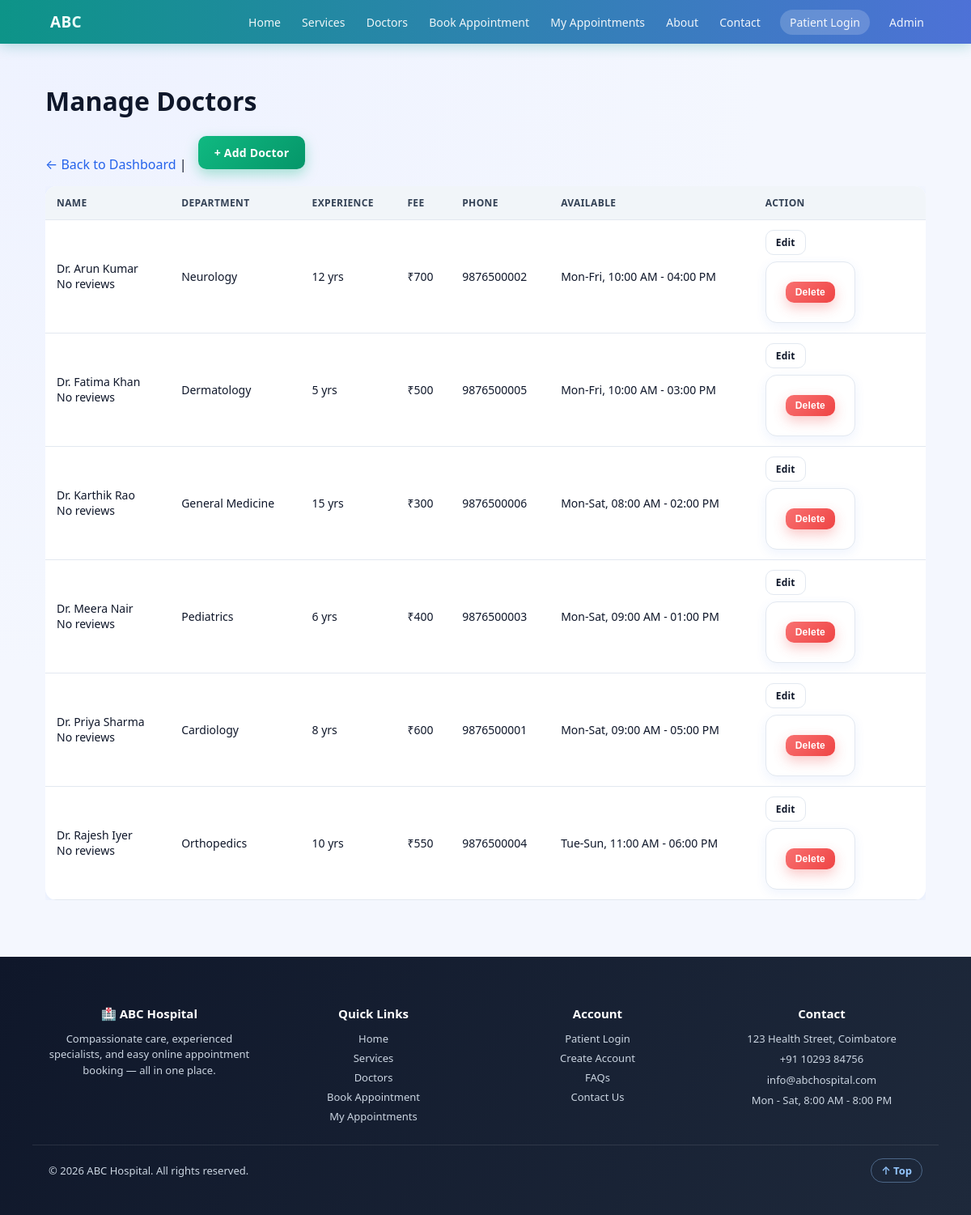
The page /admin/doctors.php (signed in) on the database its author committed.
### tables this page shows
CREATE TABLE doctors (
    doctor_id INTEGER PRIMARY KEY AUTOINCREMENT,
    name TEXT NOT NULL,
    department TEXT NOT NULL,
    qualification TEXT,
    experience INTEGER,
    phone TEXT,
    email TEXT,
    available_days TEXT,
    available_time TEXT
, bio TEXT, fee INTEGER);

### includes/functions.php (called while the page is built, shortened)
<?php
function doctorRating(PDO $pdo, int $doctorId): array
{
    $stmt = $pdo->prepare("SELECT COUNT(*) AS c, AVG(rating) AS a FROM reviews WHERE doctor_id = ? AND status = 'Approved'");
    $stmt->execute([$doctorId]);
    $row = $stmt->fetch(PDO::FETCH_ASSOC);
    $count = (int)($row['c'] ?? 0);
    $avg = $count > 0 ? round((float)$row['a'], 1) : 0.0;
    return ['count' => $count, 'avg' => $avg];
}

### admin/doctors.php (the view, shortened to what this page needs)
<?php
require __DIR__ . '/../database/connect.php';
$inSubfolder = true;
$doctors = $pdo->query('SELECT * FROM doctors ORDER BY name')->fetchAll(PDO::FETCH_ASSOC);
require __DIR__ . '/../includes/header.php';
?>
<h1>Manage Doctors</h1>
<p><a href="dashboard.php">&larr; Back to Dashboard</a> | <a href="add_doctor.php" class="btn btn-green" style="margin-left:10px;">+ Add Doctor</a></p>
<div class="table-wrap">
<table>
    <tr><th>Name</th><th>Department</th><th>Experience</th><th>Fee</th><th>Phone</th><th>Available</th><th>Action</th></tr>
    <?php foreach ($doctors as $d):
        $rating = doctorRating($pdo, (int)$d['doctor_id']);
    ?>
    <tr>
        <td><?php echo htmlspecialchars($d['name']); ?><br><span class="meta"><?php echo $rating['count'] > 0 ? $rating['avg'] . ' ★ (' . $rating['count'] . ')' : 'No reviews'; ?></span></td>
        <td><?php echo htmlspecialchars($d['department']); ?></td>
        <td><?php echo (int)$d['experience']; ?> yrs</td>
        <td>₹<?php echo (int)$d['fee']; ?></td>
        <td><?php echo htmlspecialchars($d['phone']); ?></td>
        <td><?php echo htmlspecialchars($d['available_days']); ?>, <?php echo htmlspecialchars($d['available_time']); ?></td>
        <td>
            <div class="action-group">
                <a href="edit_doctor.php?id=<?php echo (int)$d['doctor_id']; ?>" class="btn btn-outline btn-sm">Edit</a>
                <form method="POST" action="doctors.php" onsubmit="return confirm('Remove this doctor?');">
                    <button type="submit" class="btn btn-red btn-sm">Delete</button>
                </form>
            </div>
        </td>
    </tr>
    <?php endforeach; ?>
</table>
</div>
<?php require __DIR__ . '/../includes/footer.php'; ?>

### includes/header.php (shortened to what this page needs)
<?php
$base = isset($inSubfolder) && $inSubfolder ? '..' : '.';
$patientName = $_SESSION['patient_name'] ?? null;
?>
<!DOCTYPE html>
<html lang="en">
<head>
<link rel="stylesheet" href="<?php echo $base; ?>/css/style.css">
</head>
<body>
<header class="navbar" id="siteNavbar">
    <div class="nav-inner">
        <a class="logo" href="<?php echo $base; ?>/index.php">
            <span class="logo-text">ABC <span>Hospital</span></span>
        </a>
        <nav id="siteNav">
            <a href="<?php echo $base; ?>/index.php">Home</a>
            <a href="<?php echo $base; ?>/services.php">Services</a>
            <a href="<?php echo $base; ?>/doctors.php">Doctors</a>
            <a href="<?php echo $base; ?>/appointment.php">Book Appointment</a>
            <a href="<?php echo $base; ?>/patient/dashboard.php">My Appointments</a>
            <a href="<?php echo $base; ?>/about.php">About</a>
            <a href="<?php echo $base; ?>/contact.php">Contact</a>
            <?php if ($patientName): ?>
                <a href="<?php echo $base; ?>/patient/dashboard.php" class="nav-admin">Hi, <?php echo htmlspecialchars(explode(' ', $patientName)[0]); ?></a>
                <a href="<?php echo $base; ?>/patient/logout.php">Logout</a>
            <?php else: ?>
                <a href="<?php echo $base; ?>/patient/login.php" class="nav-admin">Patient Login</a>
            <?php endif; ?>
            <a href="<?php echo $base; ?>/admin/login.php">Admin</a>
        </nav>
    </div>
</header>
<main class="container">

### includes/footer.php (shortened to what this page needs)
</main>
<footer class="site-footer">
    <div class="footer-inner">
        <div class="footer-col">
            <h4>🏥 ABC Hospital</h4>
            <p>Compassionate care, experienced specialists, and easy online appointment booking — all in one place.</p>
        </div>
        <div class="footer-col">
            <h4>Quick Links</h4>
            <a href="<?php echo $base; ?>/index.php">Home</a>
            <a href="<?php echo $base; ?>/services.php">Services</a>
            <a href="<?php echo $base; ?>/doctors.php">Doctors</a>
            <a href="<?php echo $base; ?>/appointment.php">Book Appointment</a>
            <a href="<?php echo $base; ?>/patient/dashboard.php">My Appointments</a>
        </div>
        <div class="footer-col">
            <h4>Account</h4>
            <a href="<?php echo $base; ?>/patient/login.php">Patient Login</a>
            <a href="<?php echo $base; ?>/patient/register.php">Create Account</a>
            <a href="<?php echo $base; ?>/about.php#faq">FAQs</a>
            <a href="<?php echo $base; ?>/contact.php">Contact Us</a>
        </div>
        <div class="footer-col">
            <h4>Contact</h4>
            <p>123 Health Street, Coimbatore</p>
            <p>+91 10293 84756</p>
            <p>info@abchospital.com</p>
            <p>Mon - Sat, 8:00 AM - 8:00 PM</p>
        </div>
    </div>
    <div class="footer-bottom">
        <p>&copy; <?php echo date('Y'); ?> ABC Hospital. All rights reserved.</p>
        <a href="#" class="back-to-top" id="backToTop">↑ Top</a>
    </div>
</footer>
</body>
</html>

### css/style.css (style rules this page uses)
:root { --blue:#2563EB; --blue2:#3B82F6; --blue-dark:#1E3A8A; --green:#10B981; --green2:#059669; --red:#EF4444; --bg:#F4F7FE; --card:#FFFFFF; --border:#E2E8F0; --text:#0F172A; --muted:#64748B; --shadow:0 4px 14px rgba(37,99,235,0.08); --shadow-lg:0 12px 32px rgba(15,23,42,0.12); --radius:14px; }
* { box-sizing:border-box; }
html { scroll-behavior:smooth; }
body { margin:0;font-family:'Segoe UI',-apple-system,Roboto,Arial,sans-serif; background:radial-gradient(circle at 10% 0%, #EEF2FF 0%, var(--bg) 45%); color:var(--text);animation:pageFade .5s ease both; }
a { color:var(--blue);text-decoration:none;transition:color .2s ease; }
.container { max-width:1120px;margin:0 auto;padding:28px 16px 70px;min-height:70vh; }
.navbar { background:linear-gradient(270deg, #0D9488, #0891B2, #6366F1, #0D9488); background-size:400% 400%; animation:auroraShift 14s ease infinite; color:#fff;position:sticky;top:0;z-index:20; box-shadow:0 2px 16px rgba(13,148,136,0.3); backdrop-filter:saturate(160%) blur(6px); transition:box-shadow .3s ease; }
.nav-inner { max-width:1120px;margin:0 auto;display:flex;justify-content:space-between;align-items:center;padding:14px 16px;flex-wrap:wrap; }
.logo { color:#fff;font-weight:800;font-size:19px;letter-spacing:.3px;display:inline-flex;align-items:center;gap:6px;transition:transform .25s ease; }
.navbar nav a { color:rgba(255,255,255,0.92);margin-left:18px;font-size:14px;font-weight:500;position:relative;padding:4px 2px; }
.navbar nav a::after { content:'';position:absolute;left:0;bottom:-3px;width:0;height:2px;background:#fff;border-radius:2px; transition:width .25s ease; }
.btn { display:inline-block;padding:11px 20px;border-radius:10px;border:none;cursor:pointer; font-size:14px;font-weight:700;letter-spacing:.2px;position:relative;overflow:hidden; transition:transform .18s ease, box-shadow .18s ease, filter .18s ease; }
.btn-green { background:linear-gradient(135deg,var(--green),var(--green2));color:#fff;box-shadow:0 6px 16px rgba(16,185,129,0.35); }
.btn-red { background:linear-gradient(135deg,#F87171,var(--red));color:#fff;box-shadow:0 6px 16px rgba(239,68,68,0.3); }
.btn-outline { background:#fff;border:1.5px solid var(--border);color:var(--text); }
form { background:var(--card);border:1px solid var(--border);border-radius:var(--radius);padding:24px; max-width:620px;box-shadow:var(--shadow); }
table { width:100%;border-collapse:collapse;background:var(--card);border-radius:var(--radius);overflow:hidden;box-shadow:var(--shadow); }
th,td { padding:12px 14px;text-align:left;border-bottom:1px solid var(--border);font-size:14px; }
th { background:#F1F5F9;color:#334155;font-weight:700;text-transform:uppercase;font-size:12px;letter-spacing:.4px; }
tbody tr { transition:background .18s ease; }
.site-footer { background:linear-gradient(120deg,#0F172A,#1E293B);color:#CBD5E1;text-align:center;padding:24px;font-size:13px; }
.site-footer p { margin:4px 0; }
.logo-text { background:linear-gradient(90deg,#fff,#99F6E4,#fff);background-size:200% auto; -webkit-background-clip:text;background-clip:text;color:transparent; animation:shine 4s linear infinite; }
.logo-text span { font-weight:400;opacity:.9; }
.nav-admin { background:rgba(255,255,255,0.18);padding:6px 12px !important;border-radius:20px; margin-left:18px;transition:background .2s ease; }
.footer-inner { max-width:1120px;margin:0 auto;display:grid;gap:28px; grid-template-columns:repeat(auto-fit,minmax(200px,1fr));padding:36px 20px 20px; }
.footer-col h4 { color:#fff;margin:0 0 12px;font-size:15px; }
.footer-col p { margin:6px 0;font-size:13px;line-height:1.5; }
.footer-col a { display:block;color:#CBD5E1;font-size:13px;margin:6px 0;transition:color .2s ease, transform .2s ease; }
.footer-bottom { border-top:1px solid rgba(255,255,255,0.1);max-width:1120px;margin:0 auto;padding:16px 20px; display:flex;justify-content:space-between;align-items:center;flex-wrap:wrap;gap:10px; }
.back-to-top { color:#93C5FD;font-weight:600;font-size:13px;border:1px solid rgba(147,197,253,0.4); padding:5px 12px;border-radius:20px;transition:background .2s ease, color .2s ease; }
.table-wrap { overflow-x:auto; }
.action-group { display:flex;flex-direction:column;gap:8px;align-items:flex-start;min-width:160px; }
.action-group form { margin:0; }
.btn-sm { padding:6px 12px;font-size:12px;white-space:nowrap; }

### rows shown on the page
doctors: name "Dr. Arun Kumar", shows "No reviews", department "Neurology", experience "12", fee "700", phone "9876500002", available_days "Mon-Fri", available_time "10:00 AM - 04:00 PM"
doctors: name "Dr. Fatima Khan", shows "No reviews", department "Dermatology", experience "5", fee "500", phone "9876500005", available_days "Mon-Fri", available_time "10:00 AM - 03:00 PM"
doctors: name "Dr. Karthik Rao", shows "No reviews", department "General Medicine", experience "15", fee "300", phone "9876500006", available_days "Mon-Sat", available_time "08:00 AM - 02:00 PM"
doctors: name "Dr. Meera Nair", shows "No reviews", department "Pediatrics", experience "6", fee "400", phone "9876500003", available_days "Mon-Sat", available_time "09:00 AM - 01:00 PM"
doctors: name "Dr. Priya Sharma", shows "No reviews", department "Cardiology", experience "8", fee "600", phone "9876500001", available_days "Mon-Sat", available_time "09:00 AM - 05:00 PM"
doctors: name "Dr. Rajesh Iyer", shows "No reviews", department "Orthopedics", experience "10", fee "550", phone "9876500004", available_days "Tue-Sun", available_time "11:00 AM - 06:00 PM"
